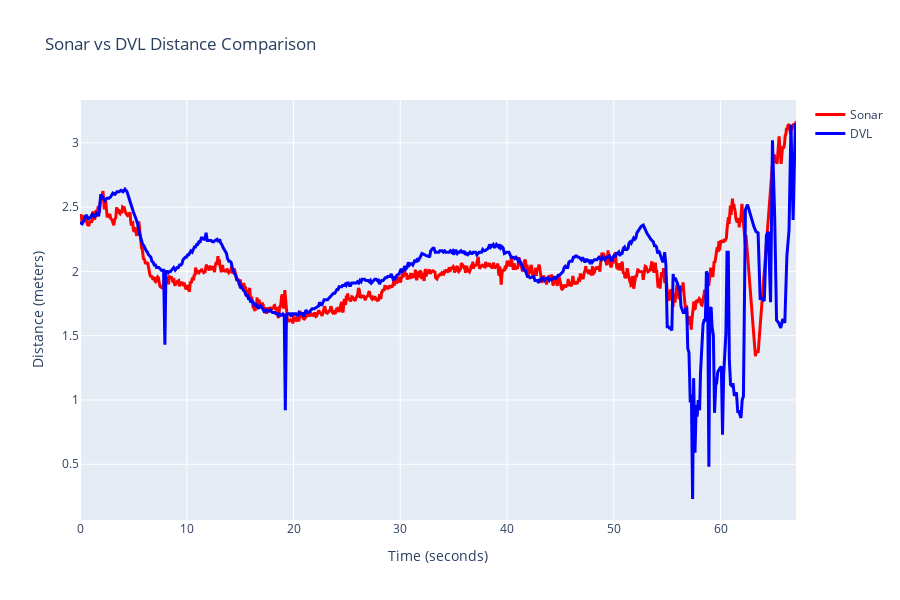

Notebook code for this chart:
### Code cell
fig, comparison_stats = iau.ComparisonEngine.compare_sonar_vs_dvl(net_analysis_results, raw_data, sonar_coverage_m=sonar_coverage_meters, sonar_image_size=image_shape[0])
fig.show()

### Figure 1 — Plotly figure (JSON) as saved in the notebook; plotly's stock layout.template omitted (floating-point values rounded to 4 significant figures; data arrays with more than 128 entries replaced by an {"elided": "..."} marker saying what was removed)
{"data": [{"line": {"color": "red", "width": 3}, "mode": "lines", "name": "Sonar", "type": "scatter", "x": {"elided": "1059 float values"}, "y": {"elided": "1059 float values"}}, {"line": {"color": "blue", "width": 3}, "mode": "lines", "name": "DVL", "type": "scatter", "x": {"elided": "559 float values"}, "y": {"elided": "559 float values"}}], "layout": {"height": 600, "title": {"text": "Sonar vs DVL Distance Comparison"}, "xaxis": {"anchor": "y", "domain": [0, 1], "title": {"text": "Time (seconds)"}}, "yaxis": {"anchor": "x", "domain": [0, 1], "title": {"text": "Distance (meters)"}}}}
